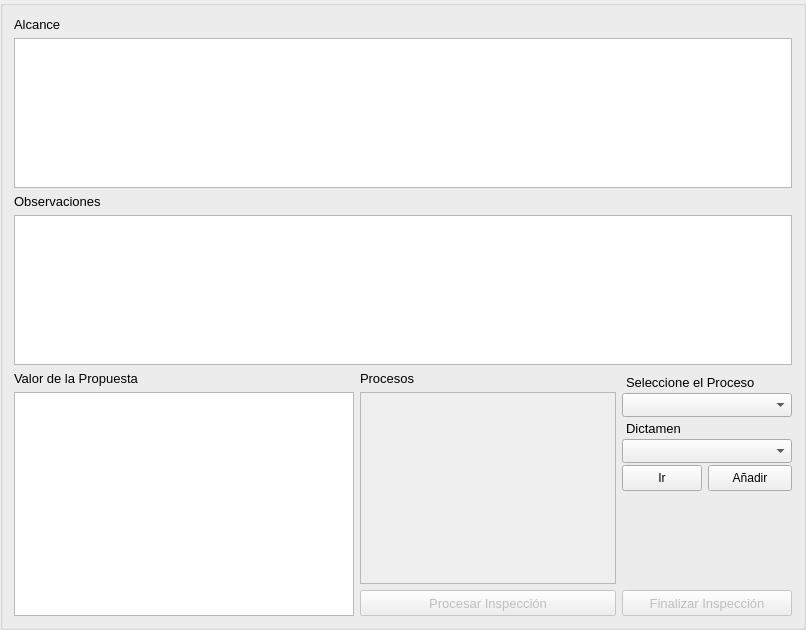
    <widget class="QGroupBox" name="groupBox">
     <property name="minimumSize">
      <size>
       <width>0</width>
       <height>0</height>
      </size>
     </property>
     <property name="title">
      <string/>
     </property>
     <layout class="QGridLayout" name="gridLayout_5">
      <item row="4" column="0" rowspan="2">
       <layout class="QGridLayout" name="gridLayout_2">
        <item row="0" column="1">
         <widget class="QLabel" name="label_10">
          <property name="font">
           <font>
            <pointsize>10</pointsize>
           </font>
          </property>
          <property name="text">
           <string>Procesos</string>
          </property>
          <property name="margin">
           <number>2</number>
          </property>
         </widget>
        </item>
        <item row="0" column="0">
         <widget class="QLabel" name="label_13">
          <property name="font">
           <font>
            <pointsize>10</pointsize>
           </font>
          </property>
          <property name="frameShape">
           <enum>QFrame::NoFrame</enum>
          </property>
          <property name="frameShadow">
           <enum>QFrame::Plain</enum>
          </property>
          <property name="text">
           <string>Valor de la Propuesta</string>
          </property>
          <property name="margin">
           <number>2</number>
          </property>
         </widget>
        </item>
        <item row="1" column="1" rowspan="3">
         <widget class="QListWidget" name="processesListWidget">
          <property name="enabled">
           <bool>false</bool>
          </property>
          <property name="minimumSize">
           <size>
            <width>0</width>
            <height>125</height>
           </size>
          </property>
          <property name="palette">
           <palette>
            <active>
             <colorrole role="Highlight">
              <brush brushstyle="SolidPattern">
               <color alpha="255">
                <red>48</red>
                <green>103</green>
                <blue>158</blue>
               </color>
              </brush>
             </colorrole>
            </active>
            <inactive>
             <colorrole role="Highlight">
              <brush brushstyle="SolidPattern">
               <color alpha="255">
                <red>132</red>
                <green>160</green>
                <blue>184</blue>
               </color>
              </brush>
             </colorrole>
            </inactive>
            <disabled>
             <colorrole role="Highlight">
              <brush brushstyle="SolidPattern">
               <color alpha="255">
                <red>155</red>
                <green>155</green>
                <blue>155</blue>
               </color>
              </brush>
             </colorrole>
            </disabled>
           </palette>
          </property>
          <property name="font">
           <font>
            <pointsize>12</pointsize>
           </font>
          </property>
          <property name="verticalScrollBarPolicy">
           <enum>Qt::ScrollBarAsNeeded</enum>
          </property>
          <property name="alternatingRowColors">
           <bool>false</bool>
          </property>
          <property name="selectionMode">
           <enum>QAbstractItemView::ExtendedSelection</enum>
          </property>
         </widget>
        </item>
        <item row="4" column="1" rowspan="2">
         <widget class="QPushButton" name="processInspectionButton">
          <property name="enabled">
           <bool>false</bool>
          </property>
          <property name="minimumSize">
           <size>
            <width>0</width>
            <height>26</height>
           </size>
          </property>
          <property name="font">
           <font>
            <pointsize>10</pointsize>
           </font>
          </property>
          <property name="text">
           <string>Procesar Inspección</string>
          </property>
          <property name="icon">
           <iconset resource="../resources/resources.qrc">
            <normaloff>:/icons/icons/save.png</normaloff>:/icons/icons/save.png</iconset>
          </property>
         </widget>
        </item>
        <item row="1" column="0" rowspan="5">
         <widget class="QTableView" name="propValueTableView">
          <property name="sizePolicy">
           <sizepolicy hsizetype="Expanding" vsizetype="Expanding">
            <horstretch>0</horstretch>
            <verstretch>0</verstretch>
           </sizepolicy>
          </property>
          <property name="minimumSize">
           <size>
            <width>340</width>
            <height>150</height>
           </size>
          </property>
          <property name="maximumSize">
           <size>
            <width>340</width>
            <height>16777215</height>
           </size>
          </property>
          <property name="font">
           <font>
            <pointsize>12</pointsize>
           </font>
          </property>
          <property name="alternatingRowColors">
           <bool>true</bool>
          </property>
         </widget>
        </item>
       </layout>
      </item>
      <item row="0" column="0">
       <widget class="QLabel" name="label_29">
        <property name="font">
         <font>
          <pointsize>10</pointsize>
         </font>
        </property>
        <property name="text">
         <string>Alcance</string>
        </property>
        <property name="margin">
         <number>2</number>
        </property>
       </widget>
      </item>
      <item row="3" column="0" colspan="2">
       <widget class="QTextEdit" name="inspectionObservTextEdit">
        <property name="minimumSize">
         <size>
          <width>0</width>
          <height>80</height>
         </size>
        </property>
        <property name="maximumSize">
         <size>
          <width>16777215</width>
          <height>150</height>
         </size>
        </property>
        <property name="font">
         <font>
          <pointsize>12</pointsize>
         </font>
        </property>
        <property name="tabChangesFocus">
         <bool>true</bool>
        </property>
        <property name="acceptRichText">
         <bool>false</bool>
        </property>
       </widget>
      </item>
      <item row="2" column="0">
       <widget class="QLabel" name="label_41">
        <property name="font">
         <font>
          <pointsize>10</pointsize>
         </font>
        </property>
        <property name="text">
         <string>Observaciones</string>
        </property>
       </widget>
      </item>
      <item row="4" column="1" rowspan="2">
       <layout class="QGridLayout" name="gridLayout">
        <property name="topMargin">
         <number>2</number>
        </property>
        <property name="verticalSpacing">
         <number>2</number>
        </property>
        <item row="8" column="0" colspan="3">
         <spacer name="verticalSpacer">
          <property name="orientation">
           <enum>Qt::Vertical</enum>
          </property>
          <property name="sizeHint" stdset="0">
           <size>
            <width>20</width>
            <height>40</height>
           </size>
          </property>
         </spacer>
        </item>
        <item row="6" column="1" rowspan="2" colspan="2">
         <widget class="QPushButton" name="newDictumButton">
          <property name="enabled">
           <bool>true</bool>
          </property>
          <property name="minimumSize">
           <size>
            <width>0</width>
            <height>26</height>
           </size>
          </property>
          <property name="text">
           <string>Añadir</string>
          </property>
          <property name="icon">
           <iconset resource="../resources/resources.qrc">
            <normaloff>:/icons/icons/new_dict.png</normaloff>:/icons/icons/new_dict.png</iconset>
          </property>
         </widget>
        </item>
        <item row="9" column="0" colspan="3">
         <widget class="QPushButton" name="inspectionEndButton">
          <property name="enabled">
           <bool>false</bool>
          </property>
          <property name="minimumSize">
           <size>
            <width>0</width>
            <height>26</height>
           </size>
          </property>
          <property name="font">
           <font>
            <pointsize>10</pointsize>
           </font>
          </property>
          <property name="text">
           <string>Finalizar Inspección</string>
          </property>
          <property name="icon">
           <iconset resource="../resources/resources.qrc">
            <normaloff>:/icons/icons/approb.png</normaloff>:/icons/icons/approb.png</iconset>
          </property>
         </widget>
        </item>
        <item row="3" column="0" rowspan="2" colspan="3">
         <widget class="QLabel" name="label_7">
          <property name="minimumSize">
           <size>
            <width>0</width>
            <height>18</height>
           </size>
          </property>
          <property name="font">
           <font>
            <pointsize>10</pointsize>
           </font>
          </property>
          <property name="text">
           <string>Dictamen</string>
          </property>
          <property name="indent">
           <number>4</number>
          </property>
         </widget>
        </item>
        <item row="6" column="0" rowspan="2">
         <widget class="QPushButton" name="goDictumButton">
          <property name="enabled">
           <bool>true</bool>
          </property>
          <property name="minimumSize">
           <size>
            <width>0</width>
            <height>26</height>
           </size>
          </property>
          <property name="maximumSize">
           <size>
            <width>16777215</width>
            <height>16777215</height>
           </size>
          </property>
          <property name="text">
           <string>Ir</string>
          </property>
          <property name="icon">
           <iconset resource="../resources/resources.qrc">
            <normaloff>:/icons/icons/go-next.png</normaloff>:/icons/icons/go-next.png</iconset>
          </property>
         </widget>
        </item>
        <item row="2" column="0" colspan="3">
         <widget class="QComboBox" name="processesComboBox">
          <property name="enabled">
           <bool>true</bool>
          </property>
          <property name="minimumSize">
           <size>
            <width>170</width>
            <height>24</height>
           </size>
          </property>
          <property name="font">
           <font>
            <pointsize>10</pointsize>
           </font>
          </property>
         </widget>
        </item>
        <item row="0" column="0" rowspan="2" colspan="3">
         <widget class="QLabel" name="label_20">
          <property name="minimumSize">
           <size>
            <width>0</width>
            <height>18</height>
           </size>
          </property>
          <property name="font">
           <font>
            <pointsize>10</pointsize>
           </font>
          </property>
          <property name="text">
           <string>Seleccione el Proceso</string>
          </property>
          <property name="indent">
           <number>4</number>
          </property>
         </widget>
        </item>
        <item row="5" column="0" colspan="3">
         <widget class="QComboBox" name="dictumsComboBox">
          <property name="enabled">
           <bool>true</bool>
          </property>
          <property name="minimumSize">
           <size>
            <width>170</width>
            <height>24</height>
           </size>
          </property>
          <property name="font">
           <font>
            <pointsize>10</pointsize>
           </font>
          </property>
         </widget>
        </item>
       </layout>
      </item>
      <item row="1" column="0" colspan="2">
       <widget class="QTextEdit" name="inspectionScopeTextEdit">
        <property name="minimumSize">
         <size>
          <width>0</width>
          <height>0</height>
         </size>
        </property>
        <property name="maximumSize">
         <size>
          <width>16777215</width>
          <height>150</height>
         </size>
        </property>
        <property name="font">
         <font>
          <pointsize>12</pointsize>
         </font>
        </property>
        <property name="frameShape">
         <enum>QFrame::StyledPanel</enum>
        </property>
        <property name="frameShadow">
         <enum>QFrame::Sunken</enum>
        </property>
        <property name="lineWidth">
         <number>1</number>
        </property>
        <property name="midLineWidth">
         <number>0</number>
        </property>
        <property name="tabChangesFocus">
         <bool>true</bool>
        </property>
        <property name="html">
         <string notr="true">&lt;!DOCTYPE HTML PUBLIC &quot;-//W3C//DTD HTML 4.0//EN&quot; &quot;http://www.w3.org/TR/REC-html40/strict.dtd&quot;&gt;
&lt;html&gt;&lt;head&gt;&lt;meta name=&quot;qrichtext&quot; content=&quot;1&quot; /&gt;&lt;style type=&quot;text/css&quot;&gt;
p, li { white-space: pre-wrap; }
&lt;/style&gt;&lt;/head&gt;&lt;body style=&quot; font-family:'MS Shell Dlg 2'; font-size:12pt; font-weight:400; font-style:normal;&quot;&gt;
&lt;p style=&quot; margin-top:0px; margin-bottom:0px; margin-left:0px; margin-right:0px; -qt-block-indent:0; text-indent:0px;&quot;&gt;&lt;span style=&quot; font-family:'DejaVu Sans';&quot;&gt;&lt;br /&gt;&lt;/span&gt;&lt;/p&gt;&lt;/body&gt;&lt;/html&gt;</string>
        </property>
        <property name="acceptRichText">
         <bool>false</bool>
        </property>
       </widget>
      </item>
     </layout>
    </widget>
